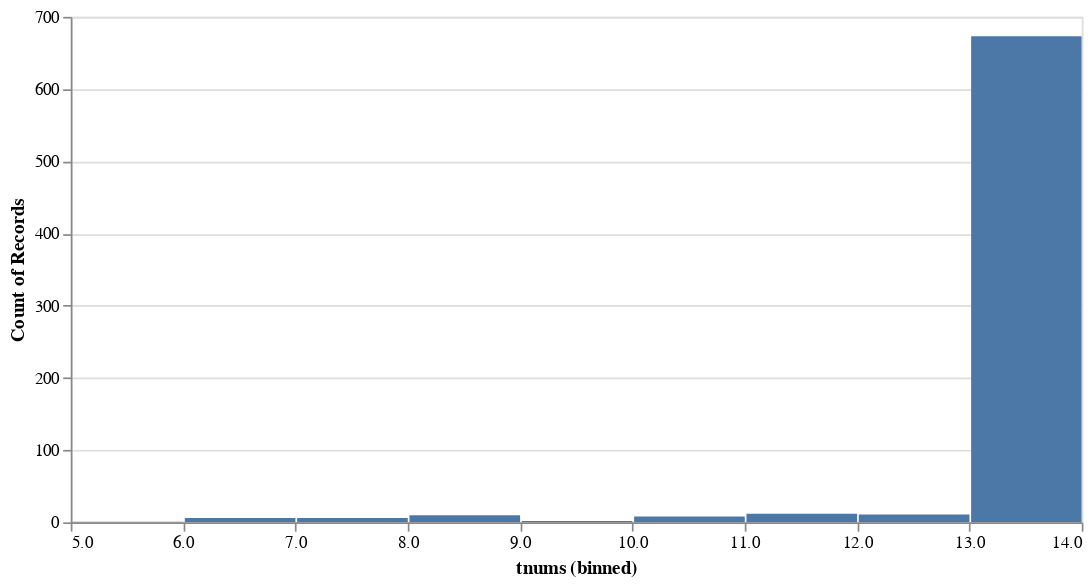

Write notebook code for a chart like this one.
### Markdown cell above
- 测试了一下，300是个神奇的数字。因为利润前300是变动最大的。
- 14年来共有728家上过榜。
- 其中111家是常胜将军。有165家只上过一次。

### Code cell
yjbb.bin_top300('tnums')[0]

### Figure 1 — Vega-Lite specification as saved in the notebook (floating-point values rounded to 4 significant figures; data arrays with more than 128 entries replaced by an {"elided": "..."} marker saying what was removed)
{"config": {"view": {"continuousWidth": 300, "continuousHeight": 300}}, "data": {"name": "data-ab17bcaebb2058627ab593692d1fe017"}, "mark": {"type": "bar"}, "encoding": {"tooltip": [{"aggregate": "count", "type": "quantitative"}], "x": {"bin": {"maxbins": 14}, "field": "tnums", "type": "quantitative"}, "y": {"aggregate": "count", "type": "quantitative"}}, "params": [{"name": "param_5", "select": {"type": "interval", "encodings": ["x", "y"]}, "bind": "scales"}], "width": 600, "$schema": "https://vega.github.io/schema/vega-lite/v5.17.0.json", "datasets": {"data-ab17bcaebb2058627ab593692d1fe017": {"elided": "729 records"}}}
